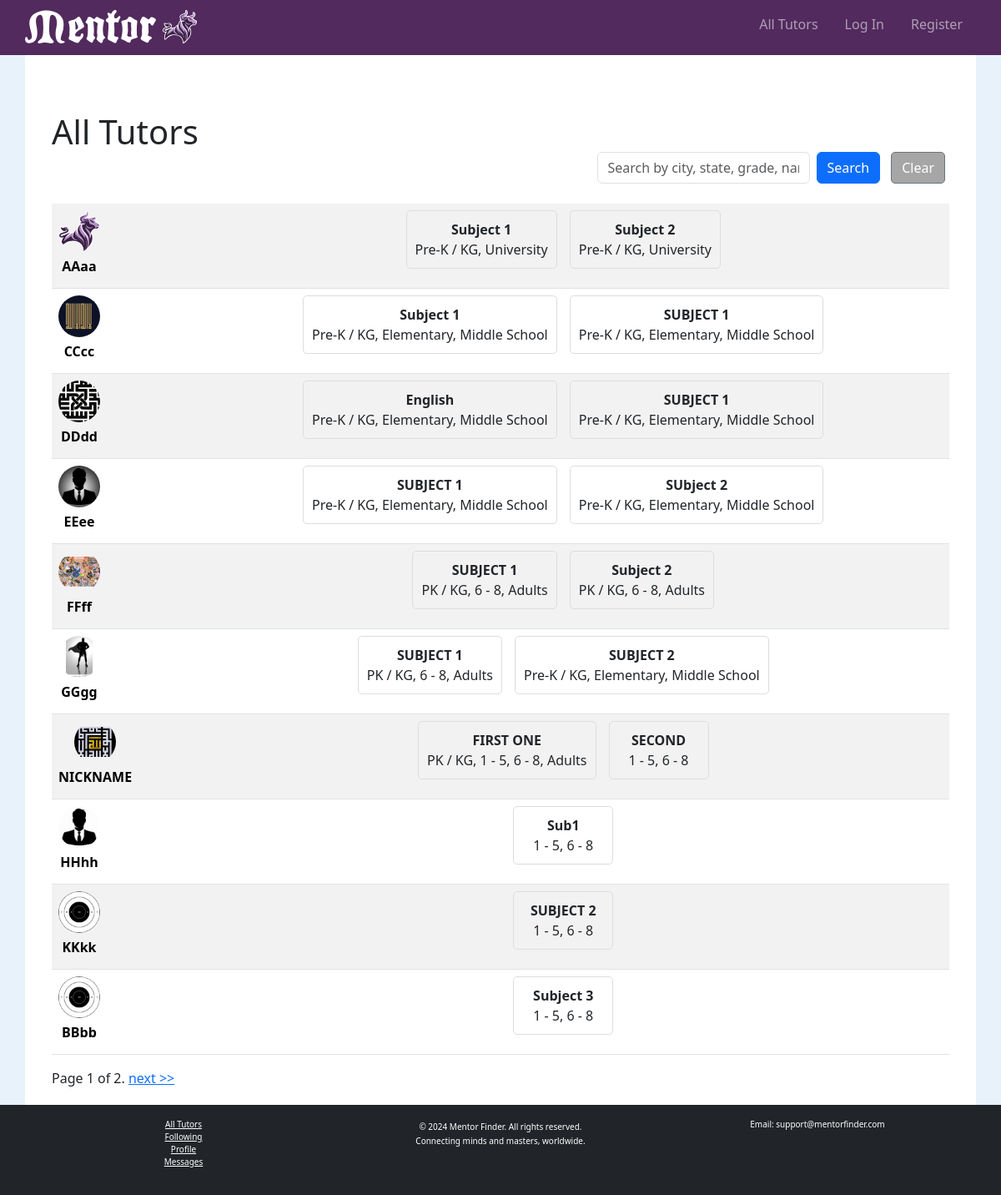
The app's page /, older data.
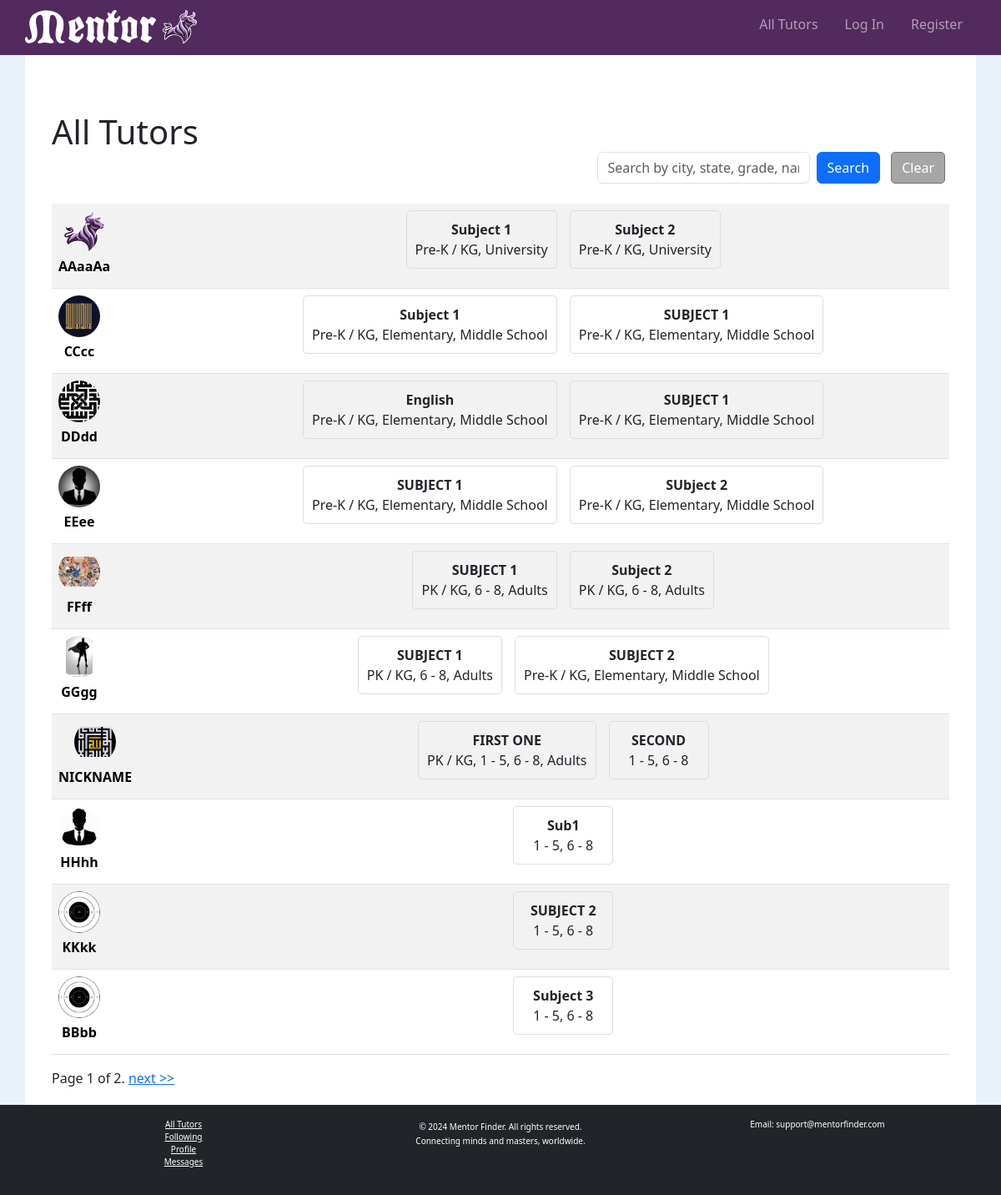
The same page, newer data.
### tutorhub/models.py (models this page shows, shortened)
class User(AbstractUser):
    nickname = models.CharField(max_length=50, blank=True, null=True)
    email = models.EmailField(unique=True)
    is_tutor = models.BooleanField(default=False)
    street_address = models.TextField(blank=True, null=True)
    city = models.CharField(max_length=100, blank=True, null=True)
    state = models.CharField(max_length=100, blank=True, null=True)
    zip_code = models.CharField(max_length=10, blank=True, null=True)
    profile_image = models.ImageField(upload_to="profile_images/", blank=True, null=True)
    bio = models.TextField(blank=True, null=True)
    birthdate = models.DateField(blank=True, null=True)
    availability = models.JSONField(default=dict, blank=True, null=True)  # Only used if is_tutor is True
    subject_grades = models.ManyToManyField('SubjectGrade', blank=True, related_name="users")  # Added field
    liked_by = models.ManyToManyField("self", symmetrical=False, blank=True, related_name="liked_tutors")
    USERNAME_FIELD = "email"
    REQUIRED_FIELDS = ["username"]

### tutorhub/views.py (the view, shortened to what this page needs)
# urls.py: path("", views.index, name="index"),
def index(request):
    query = request.GET.get('q', '').strip()
    view_type = request.GET.get('view', 'all')
    tutors = User.objects.filter(is_tutor=True)
    paginator = Paginator(tutors, 10)
    page_number = request.GET.get('page')
    page_obj = paginator.get_page(page_number)
    if view_type == "search":
        page_title = "Search Results"
    elif view_type == "following":
        page_title = "Following"
    else:
        page_title = "All Tutors"
    return render(request, 'tutorhub/index.html', {
        'page_obj': page_obj,
        'page_title': page_title,
        'view_type': view_type,
    })

### tutorhub/templates/tutorhub/index.html (shortened to what this page needs)
{% extends "tutorhub/layout.html" %}
{% load static %}
{% block body %}
<div class="container mt-5">
    <h1 id="page-title" class="mb-0">{{ page_title }}</h1>
    <div id="search-container" class="mb-4 d-flex justify-content-end align-items-center">
        <form id="search-form" action="{% if user.is_authenticated %}{% url 'index' %}{% else %}{% url 'login' %}{% endif %}" method="get" class="d-flex align-items-center">
            <input type="text" name="q" id="search-input" class="form-control me-2" placeholder="Search by city, state, grade, name" value="{{ request.GET.q|default:'' }}">
            <button type="submit" class="btn btn-primary me-2" {% if not user.is_authenticated %} data-alert="true" {% endif %}>Search</button>            <a href="{% url 'index' %}" class="btn btn-secondary">Clear</a>
        </form>
    </div>
    <table class="table table-striped">
        <tbody>
            {% for tutor in page_obj %}
            <tr class="clickable-row" data-href="{% if user.is_authenticated %}{% url 'profile' tutor.id %}{% else %}{% url 'login' %}{% endif %}"">
                <td>
                    <div class="tutor-row">
                        <div class="profile-info">
                            {% if tutor.profile_image %}
                                <img id="profile-img-thumb" src="{{ tutor.profile_image.url }}" alt="{{ tutor.nickname }}">
                            {% else %}
                                <img id="profile-img-thumb" src="{% static 'tutorhub/images/mentor-logo-bull.svg' %}" alt="Default Logo">
                            {% endif %}
                            <a href="{% url 'profile' tutor.id %}" class="profile-name">{{ tutor.nickname }}</a>
                        </div>
                    </div>
                </td>
                <td>
                    <div class="subject-grade-container">
                        {% for subject_grade in tutor.tutor_subject_grades.all %}
                            <div id="subject-grade">
                                <strong>{{ subject_grade.subject }}</strong>
                                <div>{{ subject_grade.grade_levels|join:", " }}</div>
                            </div>
                        {% empty %}
                            <div>No subjects available.</div>
                        {% endfor %}
                    </div>
                </td>
            </tr>
            {% endfor %}
        </tbody>
    </table>
    <div class="pagination">
        <span class="step-links">
            <span class="current">
                Page {{ page_obj.number }} of {{ page_obj.paginator.num_pages }}.
            </span>
            {% if page_obj.has_next %}
                <a href="?page={{ page_obj.next_page_number }}">next >></a>
            {% endif %}
        </span>
    </div>
</div>
{% endblock %}

Row changes from the older to the newer data that the page shows:
changed User: nickname "AAaa" → "AAaaAa"
